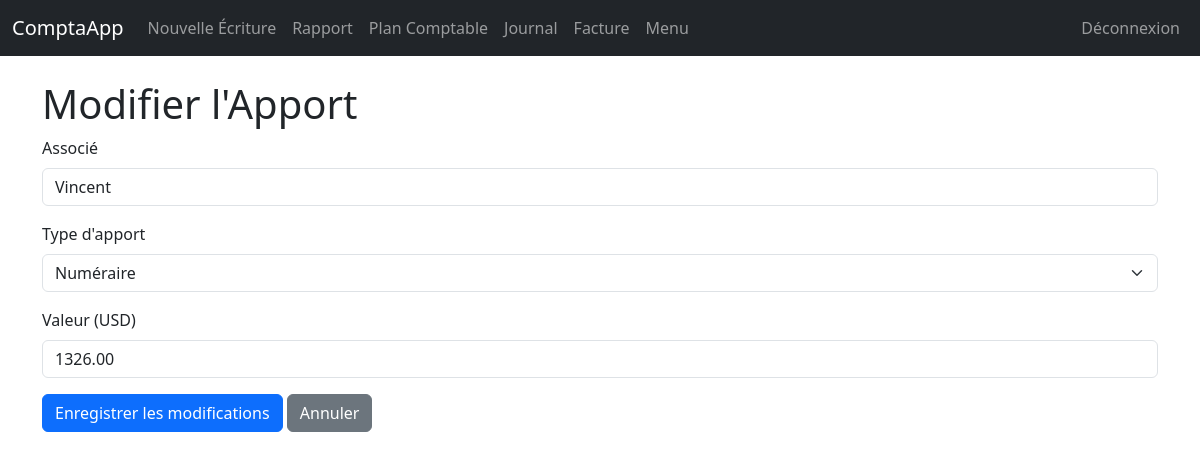
Page /edit_apport.php?id=1 on the committed database.
### tables this page shows
CREATE TABLE IF NOT EXISTS apports (
    id INT AUTO_INCREMENT PRIMARY KEY,
    associe VARCHAR(255) NOT NULL,
    type_apport ENUM('natures','numeraire') NOT NULL,
    valeur DECIMAL(10,2) NOT NULL,
    date_apport DATE NOT NULL
);

### edit_apport.php (the view, shortened to what this page needs)
<?php
include 'compta_functions.php';
$id = intval($_GET['id']);
$stmt = $conn->prepare("SELECT * FROM apports WHERE id = ?");
$stmt->bind_param("i", $id);
$stmt->execute();
$result = $stmt->get_result();
$apport = $result->fetch_assoc();
?>
<!DOCTYPE html>
<html>
<head>
    <link rel="stylesheet" href="https://cdn.jsdelivr.net/npm/bootstrap@5.3.0/dist/css/bootstrap.min.css">
</head>
<body>
    <?php include 'navbar.php'; ?>
    <div class="container mt-4">
        <h1>Modifier l'Apport</h1>
        <form method="POST" action="edit_apport.php?id=<?php echo $id; ?>">
            <div class="mb-3">
                <label class="form-label">Associé</label>
                <input type="text" name="associe" class="form-control" value="<?php echo $apport['associe']; ?>"
                    required>
            </div>
            <div class="mb-3">
                <label class="form-label">Type d'apport</label>
                <select name="type" class="form-select" required>
                    <option value="numeraire" <?php if($apport['type_apport'] == 'numeraire') echo 'selected'; ?>>
                        Numéraire</option>
                </select>
            </div>
            <div class="mb-3">
                <label class="form-label">Valeur (USD)</label>
                <input type="number" step="0.01" name="valeur" class="form-control"
                    value="<?php echo $apport['valeur']; ?>" required>
            </div>
            <button type="submit" class="btn btn-primary">Enregistrer les modifications</button>
            <a href="rapport.php" class="btn btn-secondary">Annuler</a>
        </form>
    </div>
</body>
</html>

### rows in the picture
apports: associe "Vincent", type "Numéraire", valeur "1326.00"
